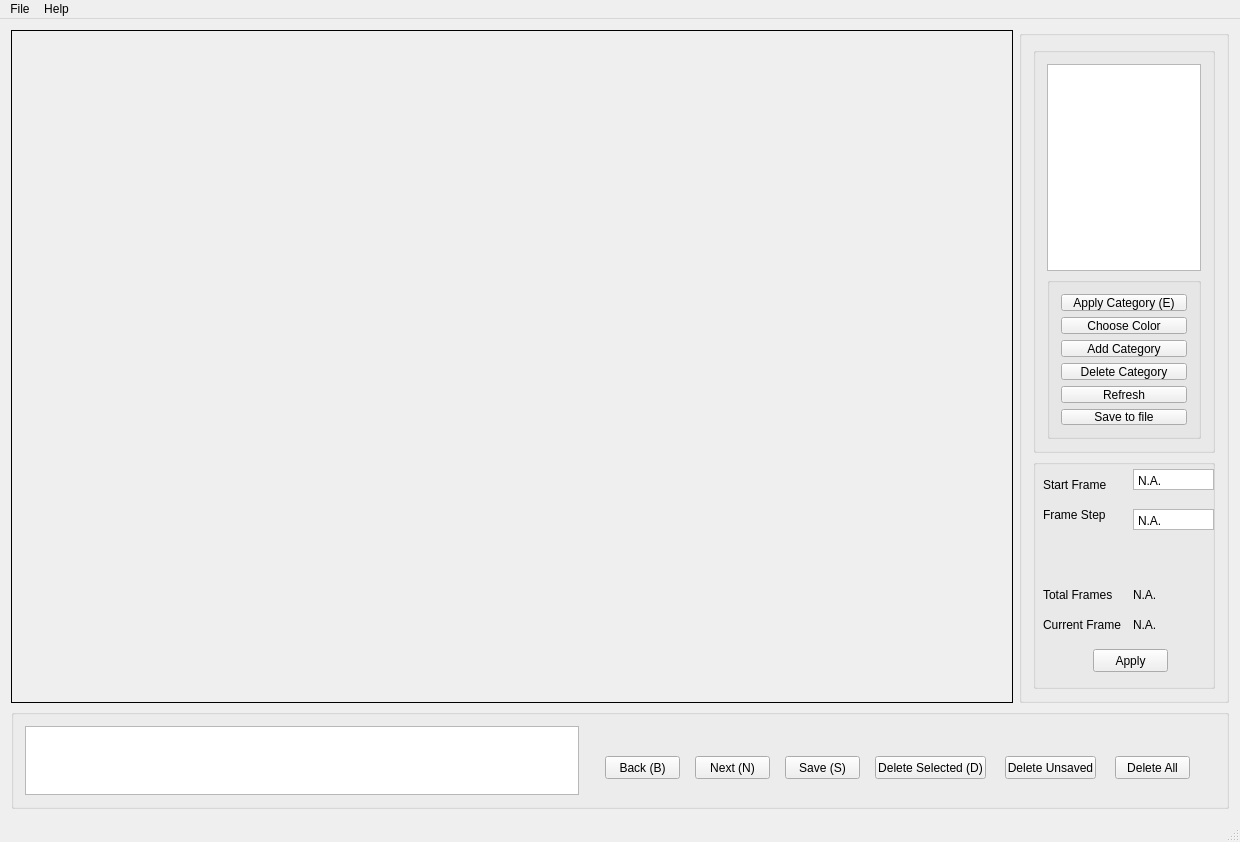
<?xml version="1.0" encoding="UTF-8"?>
<ui version="4.0">
 <class>MainWindow</class>
 <widget class="QMainWindow" name="MainWindow">
  <property name="geometry">
   <rect>
    <x>0</x>
    <y>0</y>
    <width>1240</width>
    <height>842</height>
   </rect>
  </property>
  <property name="windowTitle">
   <string>MainWindow</string>
  </property>
  <widget class="QWidget" name="centralWidget">
   <layout class="QGridLayout" name="gridLayout">
    <item row="2" column="0" colspan="2">
     <widget class="QGroupBox" name="groupbox_buttons">
      <property name="minimumSize">
       <size>
        <width>1002</width>
        <height>100</height>
       </size>
      </property>
      <property name="maximumSize">
       <size>
        <width>16777215</width>
        <height>100</height>
       </size>
      </property>
      <property name="title">
       <string/>
      </property>
      <layout class="QHBoxLayout" name="horizontalLayout">
       <item>
        <widget class="QTextEdit" name="textEdit_statusBar">
         <property name="readOnly">
          <bool>true</bool>
         </property>
        </widget>
       </item>
       <item>
        <widget class="QStackedWidget" name="stackedWidget">
         <property name="minimumSize">
          <size>
           <width>630</width>
           <height>80</height>
          </size>
         </property>
         <property name="maximumSize">
          <size>
           <width>630</width>
           <height>80</height>
          </size>
         </property>
         <widget class="QWidget" name="page">
          <widget class="QPushButton" name="btn_next">
           <property name="geometry">
            <rect>
             <x>110</x>
             <y>30</y>
             <width>75</width>
             <height>23</height>
            </rect>
           </property>
           <property name="text">
            <string>Next (N)</string>
           </property>
          </widget>
          <widget class="QPushButton" name="btn_back">
           <property name="geometry">
            <rect>
             <x>20</x>
             <y>30</y>
             <width>75</width>
             <height>23</height>
            </rect>
           </property>
           <property name="text">
            <string>Back (B)</string>
           </property>
          </widget>
          <widget class="QPushButton" name="btn_save">
           <property name="geometry">
            <rect>
             <x>200</x>
             <y>30</y>
             <width>75</width>
             <height>23</height>
            </rect>
           </property>
           <property name="text">
            <string>Save (S)</string>
           </property>
          </widget>
          <widget class="QPushButton" name="btn_deleteSelected">
           <property name="geometry">
            <rect>
             <x>290</x>
             <y>30</y>
             <width>111</width>
             <height>23</height>
            </rect>
           </property>
           <property name="text">
            <string>Delete Selected (D)</string>
           </property>
          </widget>
          <widget class="QPushButton" name="btn_deleteUnsaved">
           <property name="geometry">
            <rect>
             <x>420</x>
             <y>30</y>
             <width>91</width>
             <height>23</height>
            </rect>
           </property>
           <property name="text">
            <string>Delete Unsaved</string>
           </property>
          </widget>
          <widget class="QPushButton" name="btn_deleteAll">
           <property name="geometry">
            <rect>
             <x>530</x>
             <y>30</y>
             <width>75</width>
             <height>23</height>
            </rect>
           </property>
           <property name="text">
            <string>Delete All</string>
           </property>
          </widget>
          <zorder>btn_next</zorder>
          <zorder>btn_back</zorder>
          <zorder>btn_save</zorder>
          <zorder>btn_deleteSelected</zorder>
          <zorder>btn_deleteUnsaved</zorder>
          <zorder>btn_deleteAll</zorder>
          <zorder>textEdit_statusBar</zorder>
         </widget>
         <widget class="QWidget" name="page_2"/>
        </widget>
       </item>
      </layout>
     </widget>
    </item>
    <item row="0" column="0">
     <widget class="QLabel" name="img_area">
      <property name="enabled">
       <bool>true</bool>
      </property>
      <property name="minimumSize">
       <size>
        <width>1002</width>
        <height>587</height>
       </size>
      </property>
      <property name="frameShape">
       <enum>QFrame::Box</enum>
      </property>
      <property name="text">
       <string/>
      </property>
     </widget>
    </item>
    <item row="0" column="1">
     <widget class="QGroupBox" name="groupBox">
      <property name="maximumSize">
       <size>
        <width>214</width>
        <height>16777215</height>
       </size>
      </property>
      <property name="title">
       <string/>
      </property>
      <layout class="QVBoxLayout" name="verticalLayout">
       <item>
        <widget class="QGroupBox" name="groupBox_3">
         <property name="title">
          <string/>
         </property>
         <layout class="QVBoxLayout" name="verticalLayout_2">
          <item>
           <widget class="QTableWidget" name="tableWidget_categories">
            <property name="enabled">
             <bool>true</bool>
            </property>
            <property name="sizePolicy">
             <sizepolicy hsizetype="Expanding" vsizetype="Expanding">
              <horstretch>0</horstretch>
              <verstretch>0</verstretch>
             </sizepolicy>
            </property>
            <property name="minimumSize">
             <size>
              <width>0</width>
              <height>207</height>
             </size>
            </property>
            <property name="editTriggers">
             <set>QAbstractItemView::DoubleClicked|QAbstractItemView::EditKeyPressed</set>
            </property>
            <property name="alternatingRowColors">
             <bool>true</bool>
            </property>
            <property name="textElideMode">
             <enum>Qt::ElideLeft</enum>
            </property>
            <property name="horizontalScrollMode">
             <enum>QAbstractItemView::ScrollPerItem</enum>
            </property>
            <attribute name="horizontalHeaderVisible">
             <bool>false</bool>
            </attribute>
            <attribute name="horizontalHeaderDefaultSectionSize">
             <number>100</number>
            </attribute>
            <attribute name="horizontalHeaderMinimumSectionSize">
             <number>20</number>
            </attribute>
            <attribute name="verticalHeaderVisible">
             <bool>true</bool>
            </attribute>
           </widget>
          </item>
          <item>
           <widget class="QGroupBox" name="groupBox_2">
            <property name="minimumSize">
             <size>
              <width>0</width>
              <height>120</height>
             </size>
            </property>
            <property name="title">
             <string/>
            </property>
            <property name="alignment">
             <set>Qt::AlignCenter</set>
            </property>
            <layout class="QVBoxLayout" name="verticalLayout_3">
             <item>
              <widget class="QPushButton" name="btn_applyCategory">
               <property name="text">
                <string>Apply Category (E)</string>
               </property>
              </widget>
             </item>
             <item>
              <widget class="QPushButton" name="btn_chooseColor">
               <property name="text">
                <string>Choose Color</string>
               </property>
              </widget>
             </item>
             <item>
              <widget class="QPushButton" name="btn_addCategory">
               <property name="text">
                <string>Add Category</string>
               </property>
              </widget>
             </item>
             <item>
              <widget class="QPushButton" name="btn_deleteCategory">
               <property name="text">
                <string>Delete Category</string>
               </property>
              </widget>
             </item>
             <item>
              <widget class="QPushButton" name="btn_refresh">
               <property name="text">
                <string>Refresh</string>
               </property>
              </widget>
             </item>
             <item>
              <widget class="QPushButton" name="btn_saveCategory">
               <property name="text">
                <string>Save to file</string>
               </property>
              </widget>
             </item>
            </layout>
           </widget>
          </item>
         </layout>
        </widget>
       </item>
       <item>
        <widget class="QGroupBox" name="setting_area">
         <property name="minimumSize">
          <size>
           <width>0</width>
           <height>230</height>
          </size>
         </property>
         <property name="title">
          <string/>
         </property>
         <widget class="QLabel" name="label_startFrame">
          <property name="geometry">
           <rect>
            <x>10</x>
            <y>10</y>
            <width>81</width>
            <height>31</height>
           </rect>
          </property>
          <property name="text">
           <string>Start Frame</string>
          </property>
         </widget>
         <widget class="QLabel" name="label_frameStep">
          <property name="geometry">
           <rect>
            <x>10</x>
            <y>40</y>
            <width>81</width>
            <height>31</height>
           </rect>
          </property>
          <property name="text">
           <string>Frame Step</string>
          </property>
         </widget>
         <widget class="QLabel" name="label_totalFrames">
          <property name="geometry">
           <rect>
            <x>10</x>
            <y>120</y>
            <width>81</width>
            <height>31</height>
           </rect>
          </property>
          <property name="text">
           <string>Total Frames</string>
          </property>
         </widget>
         <widget class="QLabel" name="label_totalFrames_2">
          <property name="geometry">
           <rect>
            <x>100</x>
            <y>120</y>
            <width>81</width>
            <height>31</height>
           </rect>
          </property>
          <property name="text">
           <string>N.A.</string>
          </property>
         </widget>
         <widget class="QLabel" name="label_currentFrame">
          <property name="geometry">
           <rect>
            <x>10</x>
            <y>150</y>
            <width>81</width>
            <height>31</height>
           </rect>
          </property>
          <property name="text">
           <string>Current Frame</string>
          </property>
         </widget>
         <widget class="QLabel" name="label_currentFrame_2">
          <property name="geometry">
           <rect>
            <x>100</x>
            <y>150</y>
            <width>81</width>
            <height>31</height>
           </rect>
          </property>
          <property name="text">
           <string>N.A.</string>
          </property>
         </widget>
         <widget class="QPushButton" name="btn_applySetting">
          <property name="geometry">
           <rect>
            <x>60</x>
            <y>190</y>
            <width>75</width>
            <height>23</height>
           </rect>
          </property>
          <property name="text">
           <string>Apply</string>
          </property>
         </widget>
         <widget class="QPlainTextEdit" name="plainTextEdit_startFrame">
          <property name="geometry">
           <rect>
            <x>100</x>
            <y>10</y>
            <width>81</width>
            <height>21</height>
           </rect>
          </property>
          <property name="verticalScrollBarPolicy">
           <enum>Qt::ScrollBarAlwaysOff</enum>
          </property>
          <property name="horizontalScrollBarPolicy">
           <enum>Qt::ScrollBarAlwaysOff</enum>
          </property>
          <property name="plainText">
           <string>N.A.</string>
          </property>
         </widget>
         <widget class="QPlainTextEdit" name="plainTextEdit_frameStep">
          <property name="geometry">
           <rect>
            <x>100</x>
            <y>50</y>
            <width>81</width>
            <height>21</height>
           </rect>
          </property>
          <property name="verticalScrollBarPolicy">
           <enum>Qt::ScrollBarAlwaysOff</enum>
          </property>
          <property name="plainText">
           <string>N.A.</string>
          </property>
         </widget>
         <zorder>label_startFrame</zorder>
         <zorder>label_frameStep</zorder>
         <zorder>label_totalFrames</zorder>
         <zorder>label_totalFrames_2</zorder>
         <zorder>label_currentFrame</zorder>
         <zorder>label_currentFrame_2</zorder>
         <zorder>btn_applySetting</zorder>
         <zorder>plainTextEdit_startFrame</zorder>
         <zorder>plainTextEdit_frameStep</zorder>
         <zorder>stackedWidget_2</zorder>
         <zorder>groupBox_3</zorder>
        </widget>
       </item>
      </layout>
     </widget>
    </item>
   </layout>
  </widget>
  <widget class="QMenuBar" name="menuBar">
   <property name="geometry">
    <rect>
     <x>0</x>
     <y>0</y>
     <width>1240</width>
     <height>21</height>
    </rect>
   </property>
   <widget class="QMenu" name="menuLabeling_for_Yolo">
    <property name="geometry">
     <rect>
      <x>-1621</x>
      <y>100</y>
      <width>176</width>
      <height>94</height>
     </rect>
    </property>
    <property name="title">
     <string>File</string>
    </property>
    <addaction name="act_openfile"/>
    <addaction name="act_opendir"/>
   </widget>
   <widget class="QMenu" name="menuHelp">
    <property name="title">
     <string>Help</string>
    </property>
    <addaction name="act_openUsage"/>
   </widget>
   <addaction name="menuLabeling_for_Yolo"/>
   <addaction name="menuHelp"/>
  </widget>
  <widget class="QStatusBar" name="statusBar"/>
  <action name="act_openfile">
   <property name="text">
    <string>Open Video</string>
   </property>
  </action>
  <action name="act_opendir">
   <property name="text">
    <string>Open Image Directory</string>
   </property>
  </action>
  <action name="actions">
   <property name="text">
    <string>s</string>
   </property>
  </action>
  <action name="act_openUsage">
   <property name="text">
    <string>Open Usage</string>
   </property>
  </action>
 </widget>
 <layoutdefault spacing="6" margin="11"/>
 <resources/>
 <connections/>
</ui>
